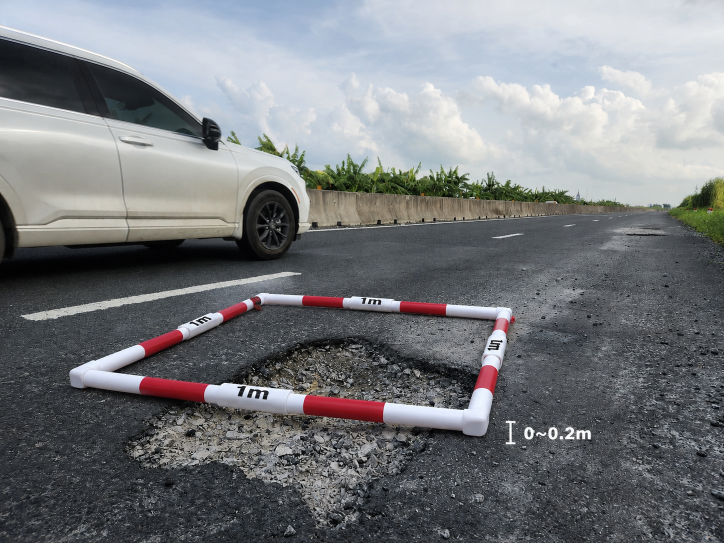
#> input picture App/sample_images/ref_object/setup3_nozoom_pothole 68.jpg, 1448 x 1086 px, found by its file name (shown at 1/2 size)
$ python create_homography.py
#> lines starting #> are read from the running program, lines starting #| are printed output that depends on the picture; after the words box and inside, x2 and y2 are one past the last pixel; in counts of white or black regions, pixels touching at a corner belong together
import cv2
import numpy as np
import os

# =========================
# 1. CẤU HÌNH SETUP
# =========================

# Đường dẫn ảnh calibration
image_path = r"D:\IT\NCKHSV_2025-2026\PotholeApp\App\sample_images\ref_object\setup3_nozoom_pothole 68.jpg"

# Tên setup để lưu file
setup_name = "setup3_nozoom"

# =========================
# TỌA ĐỘ 4 GÓC VẬT CHUẨN
# =========================
# Thứ tự:
# top-left
# top-right
# bottom-right
# bottom-left

src_points = np.float32([
    [528, 594],
    [1012, 624],
    [952, 834],
    [160, 748],
])

# =========================
# TỌA ĐỘ THẬT NGOÀI ĐỜI (MÉT)
# =========================
# Vật chuẩn thật: 1m x 1m

dst_points = np.float32([
    [0, 0],
    [1, 0],
    [1, 1],
    [0, 1]
])

# =========================
# FOLDER OUTPUT
# =========================

homography_dir = "homography"
output_dir = "output_homography"

os.makedirs(homography_dir, exist_ok=True)
os.makedirs(output_dir, exist_ok=True)

# =========================
# 2. ĐỌC ẢNH
# =========================

image = cv2.imread(image_path)
#> image is the input picture: shape (1086, 1448, 3); mean B, G, R 125.3, 122.3, 119.9

if image is None:
    print("Không đọc được ảnh. Kiểm tra lại đường dẫn:")
    print(image_path)
    exit()

# =========================
# 3. TẠO HOMOGRAPHY
# =========================
# Homography:
# pixel ảnh -> tọa độ mét thật

H = cv2.getPerspectiveTransform(src_points, dst_points)

homography_path = os.path.join(
    homography_dir,
    f"{setup_name}.npy"
)

np.save(homography_path, H)

print("===================================")
print("ĐÃ LƯU HOMOGRAPHY")
print(homography_path)

print("\nHomography Matrix:")
print(H)

# =========================
# 4. WARP TEST ĐỂ KIỂM TRA
# =========================
# H gốc: pixel ảnh -> mét thật
# H_visual: pixel ảnh -> pixel ảnh test 500x500

test_pixels_per_meter = 500

S = np.array([
    [test_pixels_per_meter, 0, 0],
    [0, test_pixels_per_meter, 0],
    [0, 0, 1]
], dtype=np.float32)

H_visual = S @ H

warped_image = cv2.warpPerspective(
    image,
    H_visual,
    (test_pixels_per_meter, test_pixels_per_meter)
)
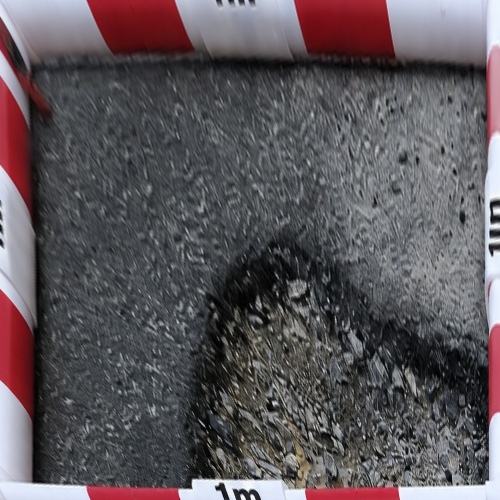
#> warped_image: shape (500, 500, 3); mean B, G, R 90.3, 86, 92.6

# =========================
# 5. HIỂN THỊ DEBUG
# =========================

display_scale = 0.5

display_original = cv2.resize(
    image,
    None,
    fx=display_scale,
    fy=display_scale
)
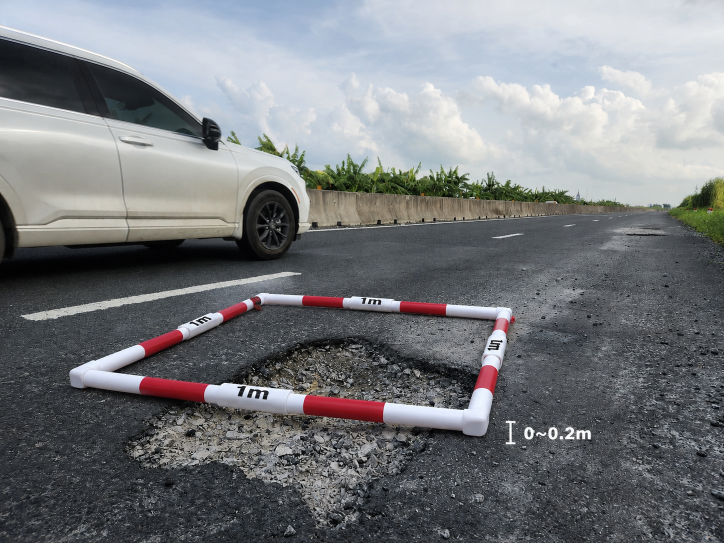
#> display_original: shape (543, 724, 3); mean B, G, R 125.5, 122.4, 120

# Vẽ 4 góc vật chuẩn
for idx, point in enumerate(src_points):

    x = int(point[0] * display_scale)
    y = int(point[1] * display_scale)

    cv2.circle(
        display_original,
        (x, y),
        6,
        (0, 0, 255),
        -1
    )

    cv2.putText(
        display_original,
        str(idx + 1),
        (x + 10, y - 10),
        cv2.FONT_HERSHEY_SIMPLEX,
        0.7,
        (0, 255, 0),
        2
    )
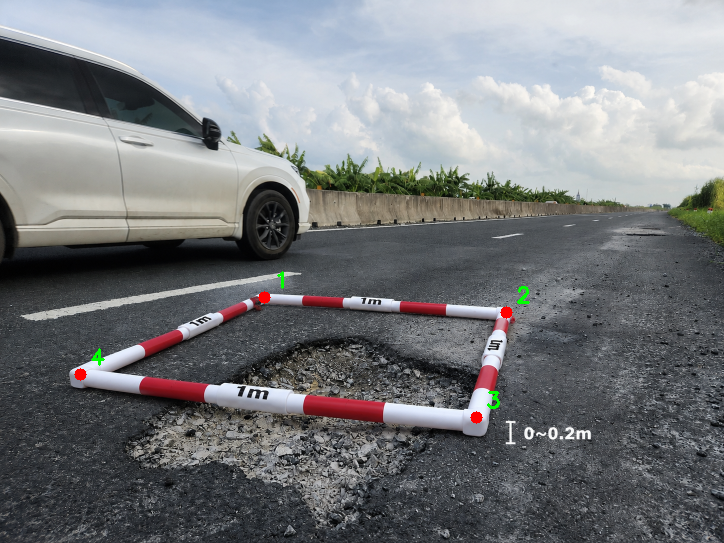
#> display_original: shape (543, 724, 3); 0.21% of pixels changed, all inside (x1, y1, x2, y2) = (74, 271, 530, 424)

# =========================
# SHOW WINDOW
# =========================

cv2.imshow(
    "Original Image - Selected Points",
    display_original
)

cv2.imshow(
    "Top-down View Test",
    warped_image
)

cv2.waitKey(0)
cv2.destroyAllWindows()

$ run again, with App/sample_images/ref_object/setup1_pothole30.jpg copied over App/sample_images/ref_object/setup3_nozoom_pothole 68.jpg
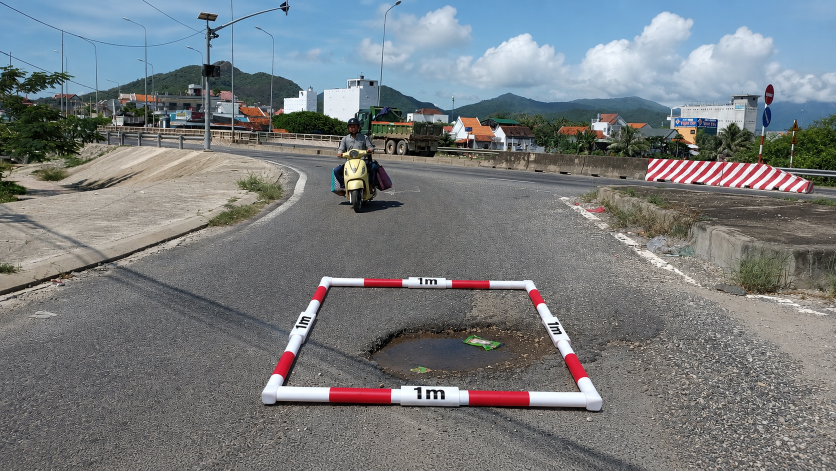
#> input picture App/sample_images/ref_object/setup1_pothole30.jpg, 1672 x 941 px, found by its file name (shown at 1/2 size)
#> image is the input picture: shape (941, 1672, 3); mean B, G, R 126, 123, 118.6
#> `warped_image = cv2.warpPerspective( image, H_visual, (test_pixels_per_..`:
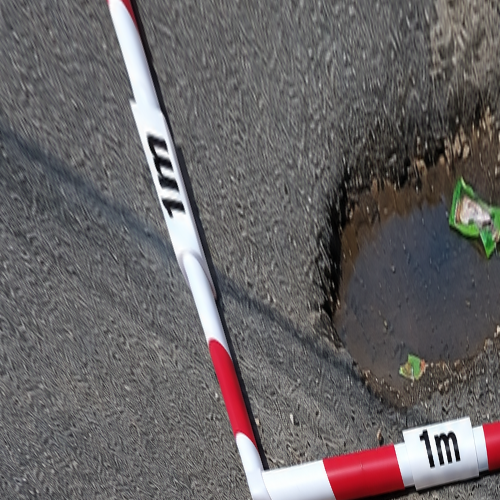
#> warped_image: shape (500, 500, 3); mean B, G, R 100, 99.1, 103.1
#> after the loop `for idx, point in enumerate(src_points):`:
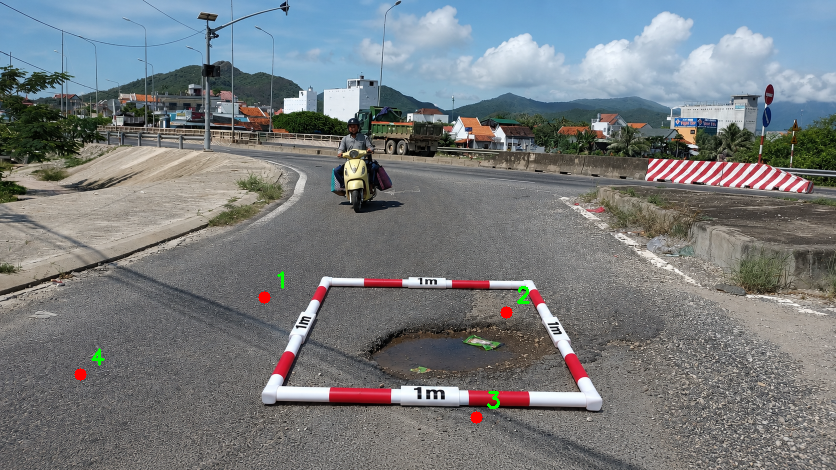
#> display_original: shape (470, 836, 3); mean B, G, R 125.9, 123.2, 118.8

$ run again, with App/sample_images/ref_object/setup1_zoom_pothole30.jpg copied over App/sample_images/ref_object/setup3_nozoom_pothole 68.jpg
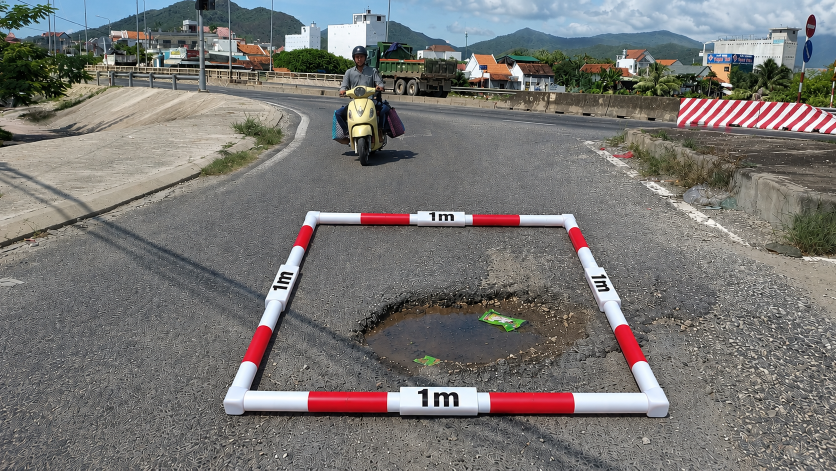
#> input picture App/sample_images/ref_object/setup1_zoom_pothole30.jpg, 1672 x 941 px, found by its file name (shown at 1/2 size)
#> image is the input picture: shape (941, 1672, 3); mean B, G, R 114.2, 116.4, 118.4
#> `warped_image = cv2.warpPerspective( image, H_visual, (test_pixels_per_..`:
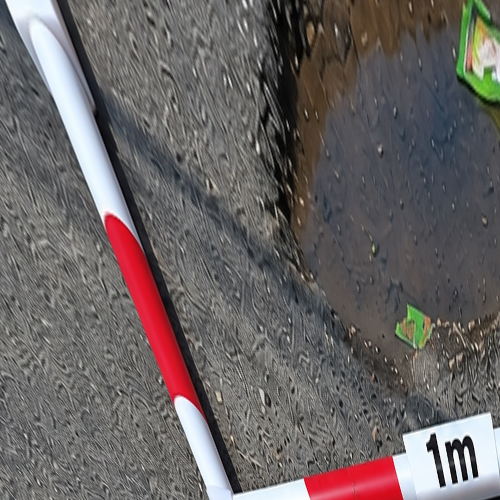
#> warped_image: shape (500, 500, 3); mean B, G, R 99.6, 99.7, 105.6
#> after the loop `for idx, point in enumerate(src_points):`:
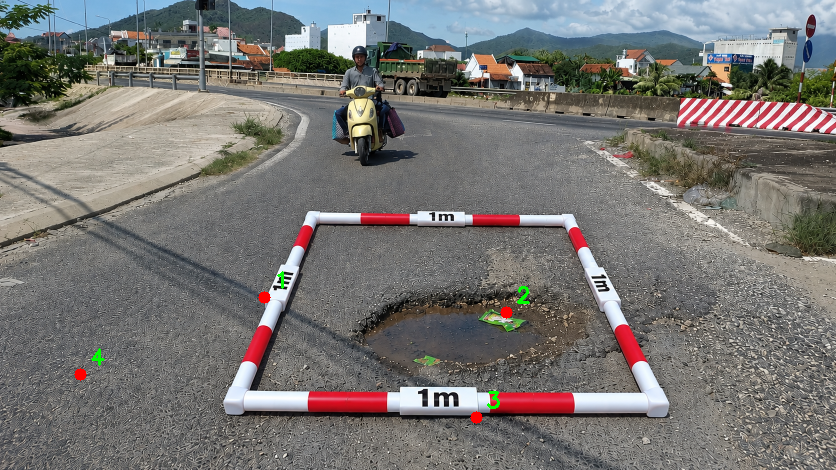
#> display_original: shape (470, 836, 3); mean B, G, R 114.2, 116.6, 118.6

$ run again, with App/sample_images/ref_object/setup2_pothole29.jpg copied over App/sample_images/ref_object/setup3_nozoom_pothole 68.jpg
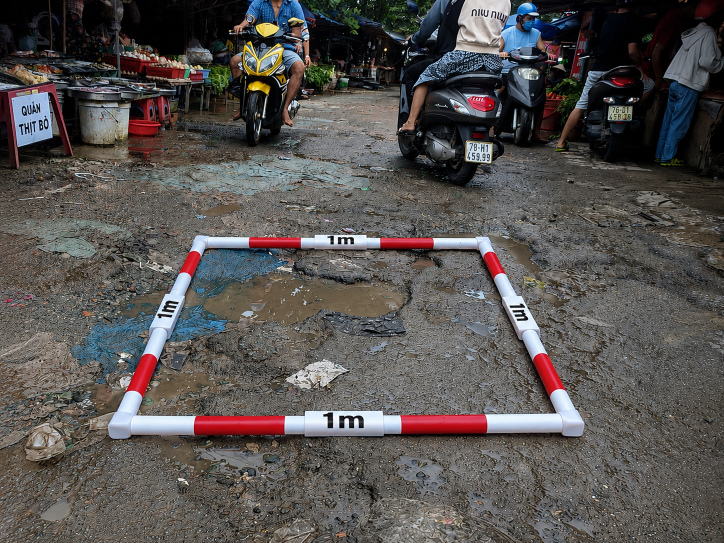
#> input picture App/sample_images/ref_object/setup2_pothole29.jpg, 1448 x 1086 px, found by its file name (shown at 1/2 size)
#> image is the input picture: shape (1086, 1448, 3); mean B, G, R 80.7, 82.5, 86.5
#> `warped_image = cv2.warpPerspective( image, H_visual, (test_pixels_per_..`:
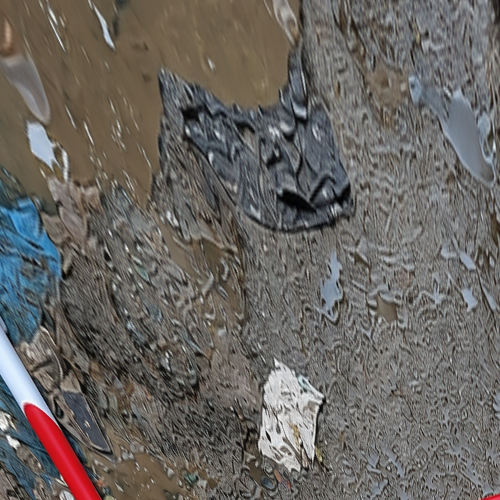
#> warped_image: shape (500, 500, 3); mean B, G, R 97.7, 101.8, 105.4
#> after the loop `for idx, point in enumerate(src_points):`:
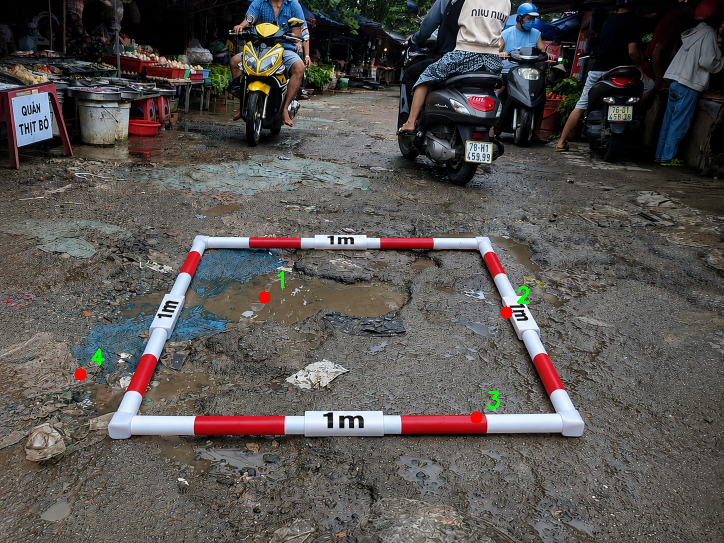
#> display_original: shape (543, 724, 3); mean B, G, R 80.6, 82.6, 86.6
